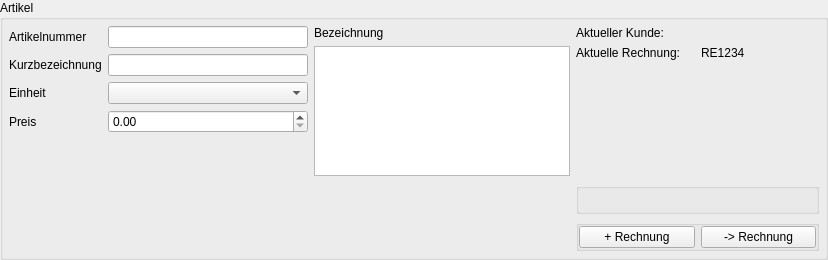
            <widget class="QGroupBox" name="groupBox_15">
             <property name="minimumSize">
              <size>
               <width>0</width>
               <height>260</height>
              </size>
             </property>
             <property name="maximumSize">
              <size>
               <width>16777215</width>
               <height>260</height>
              </size>
             </property>
             <property name="title">
              <string>Artikel</string>
             </property>
             <layout class="QHBoxLayout" name="horizontalLayout_23">
              <property name="margin">
               <number>6</number>
              </property>
              <item>
               <widget class="QWidget" name="widget_30" native="true">
                <layout class="QGridLayout" name="gridLayout_9">
                 <property name="margin">
                  <number>0</number>
                 </property>
                 <item row="0" column="0">
                  <widget class="ImageLabel" name="imageLabel_2">
                   <property name="frameShadow">
                    <enum>QFrame::Plain</enum>
                   </property>
                   <property name="text">
                    <string>Artikelnummer</string>
                   </property>
                  </widget>
                 </item>
                 <item row="0" column="1">
                  <widget class="LineEdit" name="articleFieldArticleNumber">
                   <property name="minimumSize">
                    <size>
                     <width>200</width>
                     <height>20</height>
                    </size>
                   </property>
                   <property name="selectOnEdit" stdset="0">
                    <bool>false</bool>
                   </property>
                   <property name="path" stdset="0">
                    <string>articleNumber</string>
                   </property>
                   <property name="context" stdset="0">
                    <string>ARTICLE</string>
                   </property>
                  </widget>
                 </item>
                 <item row="1" column="0">
                  <widget class="QLabel" name="label_48">
                   <property name="text">
                    <string>Kurzbezeichnung</string>
                   </property>
                  </widget>
                 </item>
                 <item row="1" column="1">
                  <widget class="LineEdit" name="articleFieldShortDescription">
                   <property name="minimumSize">
                    <size>
                     <width>200</width>
                     <height>20</height>
                    </size>
                   </property>
                   <property name="selectOnEdit" stdset="0">
                    <bool>true</bool>
                   </property>
                   <property name="path" stdset="0">
                    <string>shortdescription</string>
                   </property>
                   <property name="context" stdset="0">
                    <string>ARTICLE</string>
                   </property>
                  </widget>
                 </item>
                 <item row="2" column="0">
                  <widget class="QLabel" name="label_45">
                   <property name="text">
                    <string>Einheit</string>
                   </property>
                  </widget>
                 </item>
                 <item row="2" column="1">
                  <widget class="ComboBox" name="articleComboUnit">
                   <property name="source" stdset="0">
                    <string>units</string>
                   </property>
                   <property name="context" stdset="0">
                    <string>ARTICLE</string>
                   </property>
                   <property name="path" stdset="0">
                    <string>unit</string>
                   </property>
                  </widget>
                 </item>
                 <item row="3" column="0">
                  <widget class="QLabel" name="label_46">
                   <property name="text">
                    <string>Preis</string>
                   </property>
                  </widget>
                 </item>
                 <item row="3" column="1">
                  <widget class="DoubleSpinBox" name="articleSpinnerPrice">
                   <property name="maximum">
                    <double>9999999.000000000000000</double>
                   </property>
                   <property name="context" stdset="0">
                    <string>ARTICLE</string>
                   </property>
                   <property name="path" stdset="0">
                    <string>price</string>
                   </property>
                  </widget>
                 </item>
                 <item row="4" column="1">
                  <spacer name="verticalSpacer_12">
                   <property name="orientation">
                    <enum>Qt::Vertical</enum>
                   </property>
                   <property name="sizeHint" stdset="0">
                    <size>
                     <width>20</width>
                     <height>40</height>
                    </size>
                   </property>
                  </spacer>
                 </item>
                </layout>
               </widget>
              </item>
              <item>
               <widget class="QWidget" name="widget_31" native="true">
                <layout class="QVBoxLayout" name="verticalLayout_31">
                 <property name="margin">
                  <number>0</number>
                 </property>
                 <item>
                  <widget class="QLabel" name="label_57">
                   <property name="text">
                    <string>Bezeichnung</string>
                   </property>
                  </widget>
                 </item>
                 <item>
                  <widget class="PlainTextEdit" name="articleFieldDescription">
                   <property name="maximumSize">
                    <size>
                     <width>16777215</width>
                     <height>130</height>
                    </size>
                   </property>
                   <property name="context" stdset="0">
                    <string>ARTICLE</string>
                   </property>
                   <property name="path" stdset="0">
                    <string>description</string>
                   </property>
                  </widget>
                 </item>
                 <item>
                  <spacer name="verticalSpacer_2">
                   <property name="orientation">
                    <enum>Qt::Vertical</enum>
                   </property>
                   <property name="sizeHint" stdset="0">
                    <size>
                     <width>20</width>
                     <height>40</height>
                    </size>
                   </property>
                  </spacer>
                 </item>
                </layout>
               </widget>
              </item>
              <item>
               <widget class="QWidget" name="widget_32" native="true">
                <layout class="QVBoxLayout" name="verticalLayout_22">
                 <property name="margin">
                  <number>0</number>
                 </property>
                 <item>
                  <widget class="QWidget" name="widget_33" native="true">
                   <layout class="QGridLayout" name="gridLayout_10">
                    <property name="horizontalSpacing">
                     <number>6</number>
                    </property>
                    <property name="margin">
                     <number>0</number>
                    </property>
                    <item row="0" column="0">
                     <widget class="QLabel" name="label_47">
                      <property name="text">
                       <string>Aktueller Kunde:</string>
                      </property>
                     </widget>
                    </item>
                    <item row="0" column="1">
                     <widget class="Label" name="label_49">
                      <property name="context" stdset="0">
                       <string>CUSTOMER</string>
                      </property>
                      <property name="path" stdset="0">
                       <string>company</string>
                      </property>
                     </widget>
                    </item>
                    <item row="1" column="0">
                     <widget class="QLabel" name="label_43">
                      <property name="text">
                       <string>Aktuelle Rechnung:</string>
                      </property>
                     </widget>
                    </item>
                    <item row="1" column="1">
                     <widget class="Label" name="label_44">
                      <property name="text">
                       <string>RE1234</string>
                      </property>
                      <property name="context" stdset="0">
                       <string>INVOICE</string>
                      </property>
                      <property name="path" stdset="0">
                       <string>invoiceNumber</string>
                      </property>
                     </widget>
                    </item>
                   </layout>
                  </widget>
                 </item>
                 <item>
                  <spacer name="verticalSpacer_8">
                   <property name="orientation">
                    <enum>Qt::Vertical</enum>
                   </property>
                   <property name="sizeHint" stdset="0">
                    <size>
                     <width>20</width>
                     <height>40</height>
                    </size>
                   </property>
                  </spacer>
                 </item>
                 <item>
                  <widget class="QGroupBox" name="groupBox_39">
                   <property name="title">
                    <string/>
                   </property>
                   <layout class="QHBoxLayout" name="horizontalLayout_53">
                    <property name="spacing">
                     <number>0</number>
                    </property>
                    <property name="margin">
                     <number>0</number>
                    </property>
                    <item>
                     <spacer name="horizontalSpacer_4">
                      <property name="orientation">
                       <enum>Qt::Horizontal</enum>
                      </property>
                      <property name="sizeHint" stdset="0">
                       <size>
                        <width>117</width>
                        <height>20</height>
                       </size>
                      </property>
                     </spacer>
                    </item>
                    <item>
                     <widget class="ActionButton" name="articleButtonEdit">
                      <property name="maximumSize">
                       <size>
                        <width>40</width>
                        <height>40</height>
                       </size>
                      </property>
                      <property name="text">
                       <string/>
                      </property>
                      <property name="icon">
                       <iconset resource="../../frontends/qt/resource.qrc">
                        <normaloff>:/icons/images/edit.png</normaloff>:/icons/images/edit.png</iconset>
                      </property>
                      <property name="iconSize">
                       <size>
                        <width>32</width>
                        <height>32</height>
                       </size>
                      </property>
                      <property name="flat">
                       <bool>true</bool>
                      </property>
                      <property name="context" stdset="0">
                       <string>ARTICLE</string>
                      </property>
                      <property name="enablePayloads" stdset="0">
                       <stringlist>
                        <string>View</string>
                       </stringlist>
                      </property>
                      <property name="action" stdset="0">
                       <string>DocumentBehavior.In.Edit</string>
                      </property>
                     </widget>
                    </item>
                    <item>
                     <widget class="ActionButton" name="articleButtonSave">
                      <property name="maximumSize">
                       <size>
                        <width>40</width>
                        <height>40</height>
                       </size>
                      </property>
                      <property name="text">
                       <string/>
                      </property>
                      <property name="icon">
                       <iconset resource="../../frontends/qt/resource.qrc">
                        <normaloff>:/icons/images/save.png</normaloff>:/icons/images/save.png</iconset>
                      </property>
                      <property name="iconSize">
                       <size>
                        <width>32</width>
                        <height>32</height>
                       </size>
                      </property>
                      <property name="flat">
                       <bool>true</bool>
                      </property>
                      <property name="context" stdset="0">
                       <string>ARTICLE</string>
                      </property>
                      <property name="enablePayloads" stdset="0">
                       <stringlist>
                        <string>Dirty</string>
                        <string>New</string>
                       </stringlist>
                      </property>
                      <property name="action" stdset="0">
                       <string>DocumentBehavior.In.Save</string>
                      </property>
                     </widget>
                    </item>
                    <item>
                     <widget class="ActionButton" name="articleButtonRollback">
                      <property name="maximumSize">
                       <size>
                        <width>40</width>
                        <height>40</height>
                       </size>
                      </property>
                      <property name="text">
                       <string/>
                      </property>
                      <property name="icon">
                       <iconset resource="../../frontends/qt/resource.qrc">
                        <normaloff>:/icons/images/cancel.png</normaloff>:/icons/images/cancel.png</iconset>
                      </property>
                      <property name="iconSize">
                       <size>
                        <width>32</width>
                        <height>32</height>
                       </size>
                      </property>
                      <property name="flat">
                       <bool>true</bool>
                      </property>
                      <property name="context" stdset="0">
                       <string>ARTICLE</string>
                      </property>
                      <property name="enablePayloads" stdset="0">
                       <stringlist>
                        <string>Dirty</string>
                        <string>New</string>
                        <string>Edit</string>
                       </stringlist>
                      </property>
                      <property name="action" stdset="0">
                       <string>DocumentBehavior.In.Rollback</string>
                      </property>
                     </widget>
                    </item>
                   </layout>
                  </widget>
                 </item>
                 <item>
                  <widget class="QGroupBox" name="groupBox_40">
                   <property name="title">
                    <string/>
                   </property>
                   <layout class="QHBoxLayout" name="horizontalLayout_24">
                    <property name="margin">
                     <number>0</number>
                    </property>
                    <item>
                     <widget class="ActionButton" name="articleButtonAddToInvoice">
                      <property name="text">
                       <string>+ Rechnung</string>
                      </property>
                      <property name="context" stdset="0">
                       <string>ARTICLE</string>
                      </property>
                      <property name="enablePayloads" stdset="0">
                       <stringlist>
                        <string>View</string>
                        <string>INVOICE:Dirty</string>
                        <string>INVOICE:Edit</string>
                       </stringlist>
                      </property>
                      <property name="tab" stdset="0">
                       <string>None</string>
                      </property>
                      <property name="action" stdset="0">
                       <string>ChangeDocumentHandler.In.Embed</string>
                      </property>
                      <property name="payload" stdset="0">
                       <string>articles</string>
                      </property>
                     </widget>
                    </item>
                    <item>
                     <widget class="ActionButton" name="articleButtonGotoInvoice">
                      <property name="text">
                       <string>-&gt; Rechnung</string>
                      </property>
                      <property name="context" stdset="0">
                       <string>ARTICLE</string>
                      </property>
                      <property name="enablePayloads" stdset="0">
                       <stringlist>
                        <string>View</string>
                        <string>INVOICE:Dirty</string>
                        <string>INVOICE:Edit</string>
                       </stringlist>
                      </property>
                      <property name="tab" stdset="0">
                       <string>DEFAULT:main.0</string>
                      </property>
                      <property name="action" stdset="0">
                       <string>ChangeDocumentHandler.In.Embed</string>
                      </property>
                      <property name="payload" stdset="0">
                       <string>articles</string>
                      </property>
                     </widget>
                    </item>
                   </layout>
                  </widget>
                 </item>
                </layout>
               </widget>
              </item>
             </layout>
            </widget>
